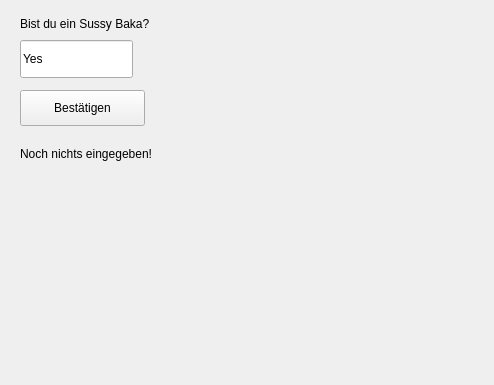
<?xml version="1.0" encoding="UTF-8"?>
<ui version="4.0">
 <class>HelloWindow</class>
 <widget class="QWidget" name="HelloWindow">
  <property name="geometry">
   <rect>
    <x>0</x>
    <y>0</y>
    <width>494</width>
    <height>385</height>
   </rect>
  </property>
  <property name="windowTitle">
   <string>HelloWindow</string>
  </property>
  <widget class="QLabel" name="label">
   <property name="geometry">
    <rect>
     <x>20</x>
     <y>10</y>
     <width>231</width>
     <height>28</height>
    </rect>
   </property>
   <property name="text">
    <string>Bist du ein Sussy Baka?</string>
   </property>
  </widget>
  <widget class="QPushButton" name="sendbutton">
   <property name="geometry">
    <rect>
     <x>20</x>
     <y>90</y>
     <width>125</width>
     <height>36</height>
    </rect>
   </property>
   <property name="text">
    <string>Bestätigen</string>
   </property>
  </widget>
  <widget class="QLabel" name="greetinglabel">
   <property name="geometry">
    <rect>
     <x>20</x>
     <y>140</y>
     <width>371</width>
     <height>28</height>
    </rect>
   </property>
   <property name="text">
    <string>Noch nichts eingegeben!</string>
   </property>
  </widget>
  <widget class="QLineEdit" name="nameInput">
   <property name="geometry">
    <rect>
     <x>20</x>
     <y>40</y>
     <width>113</width>
     <height>38</height>
    </rect>
   </property>
   <property name="text">
    <string>Yes</string>
   </property>
  </widget>
 </widget>
 <layoutdefault spacing="6" margin="11"/>
 <resources/>
 <connections/>
</ui>
